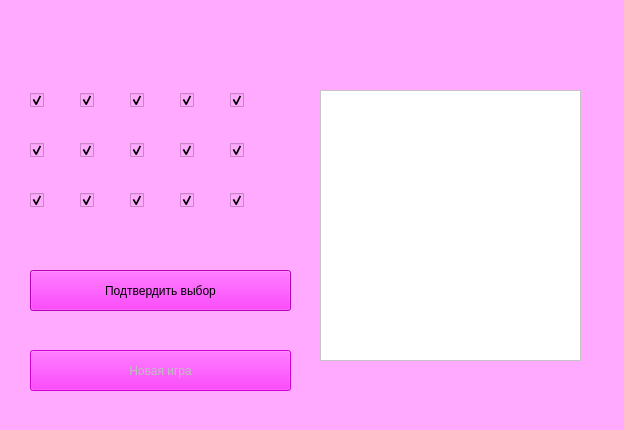
<?xml version="1.0" encoding="UTF-8"?>
<ui version="4.0">
 <class>MainWindow</class>
 <widget class="QMainWindow" name="MainWindow">
  <property name="geometry">
   <rect>
    <x>0</x>
    <y>0</y>
    <width>624</width>
    <height>430</height>
   </rect>
  </property>
  <property name="windowTitle">
   <string>Игра 'Пятнадцать'</string>
  </property>
  <property name="styleSheet">
   <string notr="true">background-color: rgb(255, 170, 255);</string>
  </property>
  <widget class="QWidget" name="centralwidget">
   <widget class="QCheckBox" name="c1_1">
    <property name="geometry">
     <rect>
      <x>30</x>
      <y>90</y>
      <width>16</width>
      <height>21</height>
     </rect>
    </property>
    <property name="text">
     <string/>
    </property>
    <property name="checkable">
     <bool>true</bool>
    </property>
    <property name="checked">
     <bool>true</bool>
    </property>
    <property name="tristate">
     <bool>false</bool>
    </property>
   </widget>
   <widget class="QCheckBox" name="c1_2">
    <property name="geometry">
     <rect>
      <x>80</x>
      <y>90</y>
      <width>16</width>
      <height>21</height>
     </rect>
    </property>
    <property name="text">
     <string/>
    </property>
    <property name="checked">
     <bool>true</bool>
    </property>
   </widget>
   <widget class="QCheckBox" name="c1_3">
    <property name="geometry">
     <rect>
      <x>130</x>
      <y>90</y>
      <width>16</width>
      <height>21</height>
     </rect>
    </property>
    <property name="text">
     <string/>
    </property>
    <property name="checked">
     <bool>true</bool>
    </property>
   </widget>
   <widget class="QCheckBox" name="c1_4">
    <property name="geometry">
     <rect>
      <x>180</x>
      <y>90</y>
      <width>16</width>
      <height>21</height>
     </rect>
    </property>
    <property name="text">
     <string/>
    </property>
    <property name="checkable">
     <bool>true</bool>
    </property>
    <property name="checked">
     <bool>true</bool>
    </property>
   </widget>
   <widget class="QCheckBox" name="c1_5">
    <property name="geometry">
     <rect>
      <x>230</x>
      <y>90</y>
      <width>16</width>
      <height>21</height>
     </rect>
    </property>
    <property name="text">
     <string/>
    </property>
    <property name="checkable">
     <bool>true</bool>
    </property>
    <property name="checked">
     <bool>true</bool>
    </property>
    <property name="autoRepeat">
     <bool>false</bool>
    </property>
    <property name="autoExclusive">
     <bool>false</bool>
    </property>
    <property name="tristate">
     <bool>false</bool>
    </property>
   </widget>
   <widget class="QCheckBox" name="c1_6">
    <property name="geometry">
     <rect>
      <x>30</x>
      <y>140</y>
      <width>16</width>
      <height>21</height>
     </rect>
    </property>
    <property name="text">
     <string/>
    </property>
    <property name="checked">
     <bool>true</bool>
    </property>
   </widget>
   <widget class="QCheckBox" name="c1_7">
    <property name="geometry">
     <rect>
      <x>80</x>
      <y>140</y>
      <width>16</width>
      <height>21</height>
     </rect>
    </property>
    <property name="text">
     <string/>
    </property>
    <property name="checked">
     <bool>true</bool>
    </property>
   </widget>
   <widget class="QCheckBox" name="c1_8">
    <property name="geometry">
     <rect>
      <x>130</x>
      <y>140</y>
      <width>16</width>
      <height>21</height>
     </rect>
    </property>
    <property name="text">
     <string/>
    </property>
    <property name="checked">
     <bool>true</bool>
    </property>
   </widget>
   <widget class="QCheckBox" name="c1_9">
    <property name="geometry">
     <rect>
      <x>180</x>
      <y>140</y>
      <width>16</width>
      <height>21</height>
     </rect>
    </property>
    <property name="text">
     <string/>
    </property>
    <property name="checked">
     <bool>true</bool>
    </property>
   </widget>
   <widget class="QCheckBox" name="c1_10">
    <property name="geometry">
     <rect>
      <x>230</x>
      <y>140</y>
      <width>16</width>
      <height>21</height>
     </rect>
    </property>
    <property name="text">
     <string/>
    </property>
    <property name="checked">
     <bool>true</bool>
    </property>
   </widget>
   <widget class="QCheckBox" name="c1_11">
    <property name="geometry">
     <rect>
      <x>30</x>
      <y>190</y>
      <width>16</width>
      <height>21</height>
     </rect>
    </property>
    <property name="text">
     <string/>
    </property>
    <property name="checked">
     <bool>true</bool>
    </property>
   </widget>
   <widget class="QCheckBox" name="c1_12">
    <property name="geometry">
     <rect>
      <x>80</x>
      <y>190</y>
      <width>16</width>
      <height>21</height>
     </rect>
    </property>
    <property name="text">
     <string/>
    </property>
    <property name="checked">
     <bool>true</bool>
    </property>
   </widget>
   <widget class="QCheckBox" name="c1_13">
    <property name="geometry">
     <rect>
      <x>130</x>
      <y>190</y>
      <width>16</width>
      <height>21</height>
     </rect>
    </property>
    <property name="text">
     <string/>
    </property>
    <property name="checked">
     <bool>true</bool>
    </property>
   </widget>
   <widget class="QCheckBox" name="c1_14">
    <property name="geometry">
     <rect>
      <x>180</x>
      <y>190</y>
      <width>16</width>
      <height>21</height>
     </rect>
    </property>
    <property name="text">
     <string/>
    </property>
    <property name="checked">
     <bool>true</bool>
    </property>
   </widget>
   <widget class="QCheckBox" name="c1_15">
    <property name="geometry">
     <rect>
      <x>230</x>
      <y>190</y>
      <width>16</width>
      <height>21</height>
     </rect>
    </property>
    <property name="text">
     <string/>
    </property>
    <property name="checked">
     <bool>true</bool>
    </property>
   </widget>
   <widget class="QTextEdit" name="log">
    <property name="geometry">
     <rect>
      <x>320</x>
      <y>90</y>
      <width>261</width>
      <height>271</height>
     </rect>
    </property>
    <property name="styleSheet">
     <string notr="true">background-color: rgb(255, 255, 255);</string>
    </property>
    <property name="readOnly">
     <bool>false</bool>
    </property>
    <property name="overwriteMode">
     <bool>false</bool>
    </property>
   </widget>
   <widget class="QPushButton" name="select">
    <property name="enabled">
     <bool>true</bool>
    </property>
    <property name="geometry">
     <rect>
      <x>30</x>
      <y>270</y>
      <width>261</width>
      <height>41</height>
     </rect>
    </property>
    <property name="styleSheet">
     <string notr="true">font: 20pt &quot;MS Shell Dlg 2&quot;;
background-color: rgb(255, 0, 255);</string>
    </property>
    <property name="text">
     <string>Подтвердить выбор</string>
    </property>
    <property name="flat">
     <bool>false</bool>
    </property>
   </widget>
   <widget class="QPushButton" name="reset">
    <property name="enabled">
     <bool>false</bool>
    </property>
    <property name="geometry">
     <rect>
      <x>30</x>
      <y>350</y>
      <width>261</width>
      <height>41</height>
     </rect>
    </property>
    <property name="styleSheet">
     <string notr="true">font: 20pt &quot;MS Shell Dlg 2&quot;;
background-color: rgb(255, 0, 255);</string>
    </property>
    <property name="text">
     <string>Новая игра</string>
    </property>
    <property name="flat">
     <bool>false</bool>
    </property>
   </widget>
  </widget>
  <widget class="QStatusBar" name="statusbar"/>
 </widget>
 <resources/>
 <connections/>
</ui>
